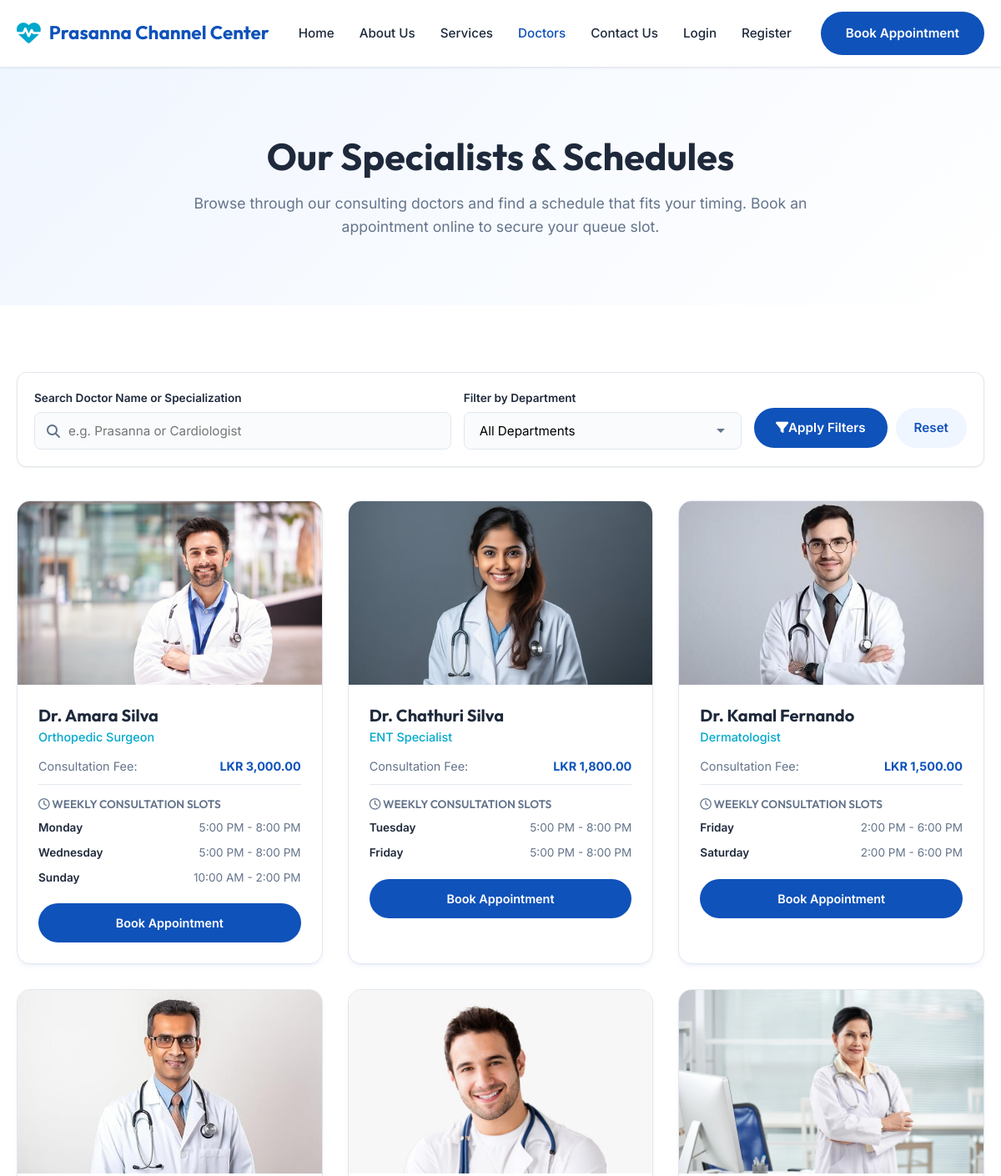
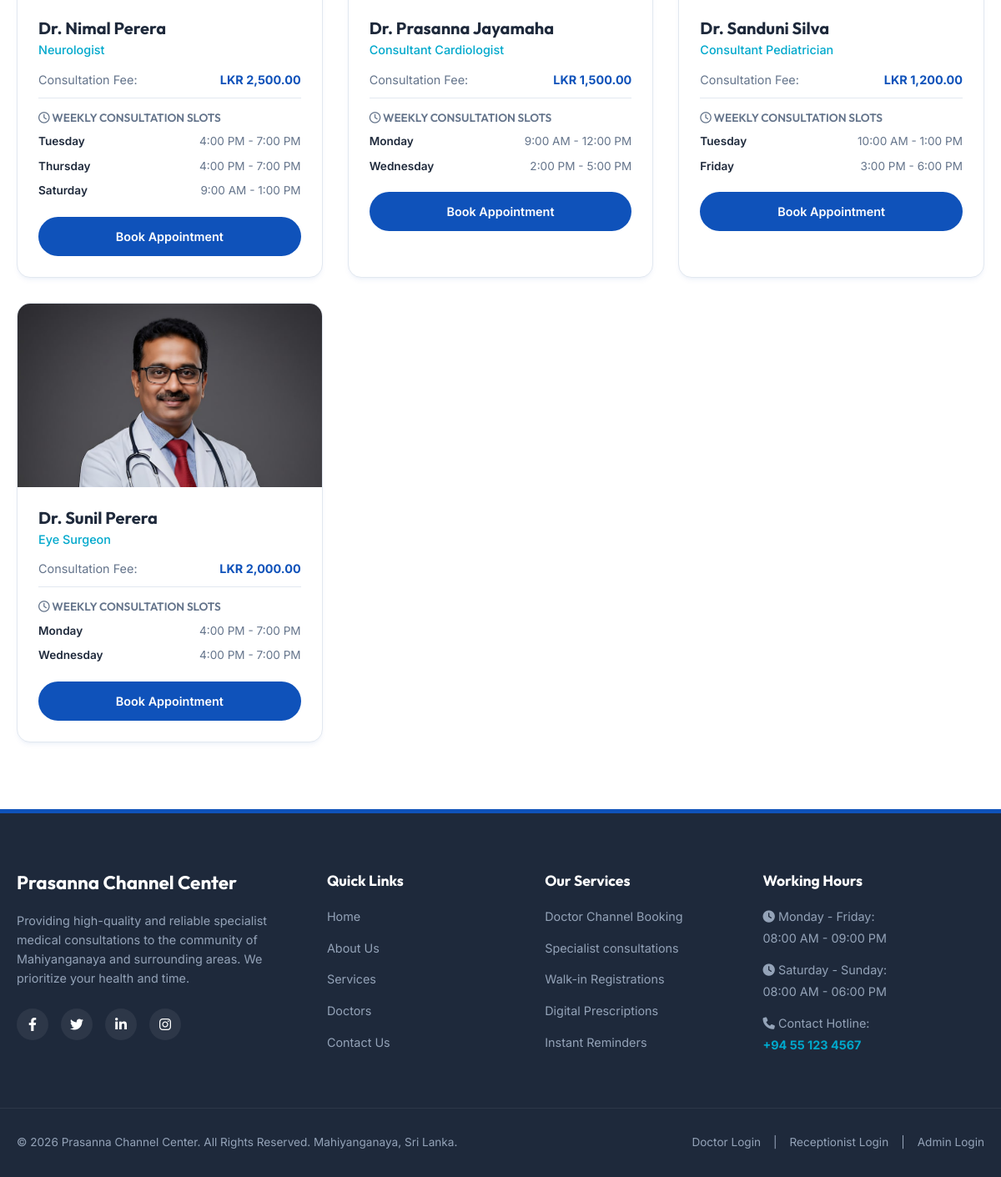
The app's page /doctors.php with its own data (2 pictures, top to bottom).
### tables this page shows
CREATE TABLE `doctors` (
  `id` int(11) NOT NULL,
  `user_id` int(11) NOT NULL,
  `doctor_number` varchar(20) NOT NULL,
  `first_name` varchar(50) NOT NULL,
  `last_name` varchar(50) NOT NULL,
  `department_id` int(11) NOT NULL,
  `specialization` varchar(100) NOT NULL,
  `phone` varchar(15) NOT NULL,
  `charge` decimal(10,2) NOT NULL DEFAULT 0.00,
  `status` enum('Active','Inactive') DEFAULT 'Active',
  `image_path` varchar(255) DEFAULT NULL,
  `created_at` timestamp NOT NULL DEFAULT current_timestamp()
);

CREATE TABLE `doctor_schedules` (
  `id` int(11) NOT NULL,
  `doctor_id` int(11) NOT NULL,
  `day_of_week` enum('Monday','Tuesday','Wednesday','Thursday','Friday','Saturday','Sunday') NOT NULL,
  `start_time` time NOT NULL,
  `end_time` time NOT NULL,
  `max_patients` int(11) NOT NULL DEFAULT 15,
  `created_at` timestamp NOT NULL DEFAULT current_timestamp()
);

### doctors.php (the view, shortened to what this page needs)
<?php
include_once 'includes/header.php';
$where = ["d.status = 'Active'"];
$params = [];
$sql = "SELECT d.*, dept.name AS dept_name
        FROM doctors d
        JOIN departments dept ON d.department_id = dept.id
        WHERE " . implode(' AND ', $where) . "
        ORDER BY d.first_name ASC";
try {
    $stmt = $pdo->prepare($sql);
    $stmt->execute($params);
    $doctors_list = $stmt->fetchAll();
} catch (PDOException $e) {
    $doctors_list = [];
}
?>
<section class="py-5" style="background: linear-gradient(135deg, var(--secondary-color) 0%, #ffffff 100%);">
    <div class="container text-center">
        <h1 style="font-size: 2.8rem; margin-bottom: 15px;">Our Specialists & Schedules</h1>
        <p style="font-size: 1.1rem; color: var(--grey-color); max-width: 800px; margin: 0 auto;">Browse through our consulting doctors and find a schedule that fits your timing. Book an appointment online to secure your queue slot.</p>
    </div>
</section>
<section class="py-5">
    <div class="container">
        <form method="GET" action="" style="background: white; padding: 20px; border-radius: 12px; box-shadow: var(--shadow-sm); border: 1px solid var(--light-grey); margin-bottom: 40px; display: flex; flex-wrap: wrap; gap: 15px; align-items: center;">
            <div style="flex: 1.5; min-width: 250px;">
                <label for="search" style="display:block; font-size:0.85rem; font-weight:600; margin-bottom:5px;">Search Doctor Name or Specialization</label>
                <div style="position:relative;">
                    <input type="text" name="search" id="search" value="<?php echo isset($_GET['search']) ? htmlspecialchars($_GET['search']) : ''; ?>" placeholder="e.g. Prasanna or Cardiologist" class="form-control" style="padding-left: 40px;">
                    <i class="fa-solid fa-search" style="position:absolute; left:15px; top:15px; color:var(--grey-color);"></i>
                </div>
            </div>
            <div style="flex: 1; min-width: 200px;">
                <label for="department_id" style="display:block; font-size:0.85rem; font-weight:600; margin-bottom:5px;">Filter by Department</label>
                <select name="department_id" id="department_id" class="form-control">
                    <option value="">All Departments</option>
                </select>
            </div>
            <div style="display: flex; gap: 10px; margin-top: 20px;">
                <button type="submit" class="btn btn-primary" style="padding: 10px 24px;"><i class="fa-solid fa-filter"></i> Apply Filters</button>
                <a href="doctors.php" class="btn btn-secondary" style="padding: 10px 20px;">Reset</a>
            </div>
        </form>
        <div class="grid-3">
        <?php if (!empty($doctors_list)): ?>
                <?php
                $female_names = ['sanduni','amara','dilani','priya','kumari','nirosha','sachini'];
                foreach ($doctors_list as $doc):
                    if (!empty($doc['image_path'])) {
                        $doc_photo = BASE_URL . 'images/' . $doc['image_path'];
                    } else {
                        $is_female = in_array(strtolower($doc['first_name']), $female_names);
                        $doc_photo = BASE_URL . 'assets/images/' . ($is_female ? 'doctor_female.png' : 'doctor_male.png');
                    }
                ?>
                    <div class="doctor-card">
                        <div class="doctor-img" style="padding:0; overflow:hidden; height:220px; position:relative;">
                            <img src="<?php echo $doc_photo; ?>"
                                 alt="Dr. <?php echo htmlspecialchars($doc['first_name'] . ' ' . $doc['last_name']); ?>"
                                 style="width:100%; height:100%; object-fit:cover; object-position:top; display:block; transition:transform 0.3s ease;"
                                 onmouseover="this.style.transform='scale(1.05)'" onmouseout="this.style.transform='scale(1)'">
                        </div>
                        <div class="doctor-info">
                            <h3 style="margin-bottom:2px;">Dr. <?php echo htmlspecialchars($doc['first_name'] . ' ' . $doc['last_name']); ?></h3>
                            <div class="spec" style="margin-bottom: 12px;"><?php echo htmlspecialchars($doc['specialization']); ?></div>
                            <div style="font-size: 0.9rem; margin-bottom: 15px; display:flex; justify-content: space-between; border-bottom: 1px solid var(--light-grey); padding-bottom: 10px;">
                                <span style="color:var(--grey-color);">Consultation Fee:</span>
                                <strong class="text-primary">LKR <?php echo number_format($doc['charge'], 2); ?></strong>
                            </div>
                            <h5 style="font-size: 0.85rem; font-weight:600; text-transform: uppercase; color: var(--grey-color); margin-bottom: 10px;"><i class="fa-regular fa-clock"></i> Weekly Consultation Slots</h5>
                            <div class="doctor-schedule-list" style="border:none; padding:0; margin-bottom:20px;">
                                <?php
                                    try {
                                        $sched_stmt = $pdo->prepare("SELECT * FROM doctor_schedules WHERE doctor_id = :doc_id ORDER BY FIELD(day_of_week, 'Monday', 'Tuesday', 'Wednesday', 'Thursday', 'Friday', 'Saturday', 'Sunday')");
                                        $sched_stmt->execute(['doc_id' => $doc['id']]);
                                        $schedules = $sched_stmt->fetchAll();
                                    } catch (PDOException $e) {
                                        $schedules = [];
                                    }
                                ?>
                                <?php if (!empty($schedules)): ?>
                                    <?php foreach ($schedules as $sched): ?>
                                        <div class="schedule-row" style="margin-bottom: 8px;">
                                            <span class="day"><?php echo $sched['day_of_week']; ?></span>
                                            <span>
                                                <?php echo date("g:i A", strtotime($sched['start_time'])); ?> - <?php echo date("g:i A", strtotime($sched['end_time'])); ?>
                                            </span>
                                        </div>
                                    <?php endforeach; ?>
                                <?php else: ?>
                                    <p style="font-size: 0.8rem; font-style: italic; color: var(--danger-color); margin: 0;">No active schedule slots defined.</p>
                                <?php endif; ?>
                            </div>
                            <?php if (isset($_SESSION['user_id']) && $_SESSION['role'] === 'patient'): ?>
                                <a href="<?php echo BASE_URL; ?>patient/book.php?doctor_id=<?php echo $doc['id']; ?>" class="btn btn-primary" style="width:100%; font-size: 0.9rem; padding: 10px 0;">Book Appointment</a>
                            <?php else: ?>
                                <a href="<?php echo BASE_URL; ?>login.php?redirect=book&doctor_id=<?php echo $doc['id']; ?>" class="btn btn-primary" style="width:100%; font-size: 0.9rem; padding: 10px 0;">Book Appointment</a>
                            <?php endif; ?>
                        </div>
                    </div>
                <?php endforeach; ?>
            <?php endif; ?>
        </div>
    </div>
</section>
<?php include_once 'includes/footer.php'; ?>

### includes/header.php (shortened to what this page needs)
<!DOCTYPE html>
<html lang="en">
<head>
    <link rel="stylesheet" href="https://cdnjs.cloudflare.com/ajax/libs/font-awesome/6.4.0/css/all.min.css">
    <link rel="stylesheet" href="<?php echo BASE_URL; ?>assets/css/style.css">
</head>
<body>
    <header>
        <div class="container navbar">
            <a href="<?php echo BASE_URL; ?>index.php" class="logo">
                <i class="fa-solid fa-heart-pulse"></i>
                <span style="font-family: 'Outfit', sans-serif;">Prasanna Channel Center</span>
            </a>
            <ul class="nav-links">
                <li><a href="<?php echo BASE_URL; ?>index.php">Home </a></li>
                <li><a href="<?php echo BASE_URL; ?>about.php">About Us</a></li>
                <li><a href="<?php echo BASE_URL; ?>services.php">Services</a></li>
                <li><a href="<?php echo BASE_URL; ?>doctors.php">Doctors</a></li>
                <li><a href="<?php echo BASE_URL; ?>contact.php">Contact Us</a></li>
                <?php if (isset($_SESSION['user_id'])): ?>
                    <?php
                        $dashboard_path = BASE_URL;
                        if ($_SESSION['role'] === 'patient') $dashboard_path .= 'patient/index.php';
                        elseif ($_SESSION['role'] === 'doctor') $dashboard_path .= 'doctor/index.php';
                        elseif ($_SESSION['role'] === 'receptionist') $dashboard_path .= 'receptionist/index.php';
                        elseif ($_SESSION['role'] === 'admin') $dashboard_path .= 'admin/index.php';
                    ?>
                    <li><a href="<?php echo $dashboard_path; ?>" style="color: var(--primary-color); font-weight: 600;"><i class="fa-solid fa-gauge"></i> Dashboard</a></li>
                    <li><a href="<?php echo BASE_URL; ?>logout.php" style="color: var(--danger-color);"><i class="fa-solid fa-sign-out-alt"></i> Logout</a></li>
                <?php else: ?>
                    <li><a href="<?php echo BASE_URL; ?>login.php">Login</a></li>
                    <li><a href="<?php echo BASE_URL; ?>register.php">Register</a></li>
                <?php endif; ?>
            </ul>
            <div class="nav-btn">
                <?php if (isset($_SESSION['user_id']) && $_SESSION['role'] === 'patient'): ?>
                    <a href="<?php echo BASE_URL; ?>patient/book.php" class="btn btn-primary">Book Appointment</a>
                <?php elseif (!isset($_SESSION['user_id'])): ?>
                    <a href="<?php echo BASE_URL; ?>login.php?redirect=book" class="btn btn-primary">Book Appointment</a>
                <?php endif; ?>
            </div>
        </div>
    </header>

### includes/footer.php (shortened to what this page needs)
    <footer>
        <div class="container footer-grid">
            <div class="footer-brand">
                <h3 style="font-family: 'Outfit', sans-serif;">Prasanna Channel Center</h3>
                <p>Providing high-quality and reliable specialist medical consultations to the community of Mahiyanganaya and surrounding areas. We prioritize your health and time.</p>
                <div class="social-links">
                    <a href="#"><i class="fa-brands fa-facebook-f"></i></a>
                    <a href="#"><i class="fa-brands fa-twitter"></i></a>
                    <a href="#"><i class="fa-brands fa-linkedin-in"></i></a>
                    <a href="#"><i class="fa-brands fa-instagram"></i></a>
                </div>
            </div>
            <div class="footer-links">
                <h4>Quick Links</h4>
                <ul>
                    <li><a href="<?php echo BASE_URL; ?>index.php">Home</a></li>
                    <li><a href="<?php echo BASE_URL; ?>about.php">About Us</a></li>
                    <li><a href="<?php echo BASE_URL; ?>services.php">Services</a></li>
                    <li><a href="<?php echo BASE_URL; ?>doctors.php">Doctors</a></li>
                    <li><a href="<?php echo BASE_URL; ?>contact.php">Contact Us</a></li>
                </ul>
            </div>
            <div class="footer-links">
                <h4>Our Services</h4>
                <ul>
                    <li><a href="<?php echo BASE_URL; ?>services.php">Doctor Channel Booking</a></li>
                    <li><a href="<?php echo BASE_URL; ?>services.php">Specialist consultations</a></li>
                    <li><a href="<?php echo BASE_URL; ?>services.php">Walk-in Registrations</a></li>
                    <li><a href="<?php echo BASE_URL; ?>services.php">Digital Prescriptions</a></li>
                    <li><a href="<?php echo BASE_URL; ?>services.php">Instant Reminders</a></li>
                </ul>
            </div>
            <div class="footer-links">
                <h4>Working Hours</h4>
                <ul style="font-size: 0.9rem; line-height: 1.8;">
                    <li><i class="fa-solid fa-clock"></i> Monday - Friday:<br>08:00 AM - 09:00 PM</li>
                    <li><i class="fa-solid fa-clock"></i> Saturday - Sunday:<br>08:00 AM - 06:00 PM</li>
                    <li style="margin-top: 10px;"><i class="fa-solid fa-phone"></i> Contact Hotline:<br><strong style="color: var(--accent-color);">+94 55 123 4567</strong></li>
                </ul>
            </div>
        </div>
        <div class="container footer-bottom">
            <p>&copy; <?php echo date('Y'); ?> Prasanna Channel Center. All Rights Reserved. Mahiyanganaya, Sri Lanka.</p>
            <div style="display: flex; gap: 15px;">
                <a href="<?php echo BASE_URL; ?>login.php?role=doctor">Doctor Login</a> |
                <a href="<?php echo BASE_URL; ?>login.php?role=receptionist">Receptionist Login</a> |
                <a href="<?php echo BASE_URL; ?>login.php?role=admin">Admin Login</a>
            </div>
        </div>
    </footer>
</body>
</html>

### records on screen
doctors: image_path (picture), first_name+last_name "Amara Silva", specialization "Orthopedic Surgeon", charge "3,000.00"
doctor_schedules: day_of_week "Monday", start_time "5:00 PM", end_time "8:00 PM"
doctor_schedules: day_of_week "Wednesday", start_time "5:00 PM", end_time "8:00 PM"
doctor_schedules: day_of_week "Sunday", start_time "10:00 AM", end_time "2:00 PM"
doctors: image_path (picture), first_name+last_name "Chathuri Silva", specialization "ENT Specialist", charge "1,800.00"
doctor_schedules: day_of_week "Tuesday", start_time "5:00 PM", end_time "8:00 PM"
doctor_schedules: day_of_week "Friday", start_time "5:00 PM", end_time "8:00 PM"
doctors: image_path (picture), first_name+last_name "Kamal Fernando", specialization "Dermatologist", charge "1,500.00"
doctor_schedules: day_of_week "Friday", start_time "2:00 PM", end_time "6:00 PM"
doctor_schedules: day_of_week "Saturday", start_time "2:00 PM", end_time "6:00 PM"
doctors: image_path (picture), first_name+last_name "Nimal Perera", specialization "Neurologist", charge "2,500.00"
doctor_schedules: day_of_week "Tuesday", start_time "4:00 PM", end_time "7:00 PM"
doctor_schedules: day_of_week "Thursday", start_time "4:00 PM", end_time "7:00 PM"
doctor_schedules: day_of_week "Saturday", start_time "9:00 AM", end_time "1:00 PM"
doctors: image_path (picture), first_name+last_name "Prasanna Jayamaha", specialization "Consultant Cardiologist", charge "1,500.00", $doc['id'] 1 (drawn)
doctor_schedules: day_of_week "Monday", start_time "9:00 AM", end_time "12:00 PM"
doctor_schedules: day_of_week "Wednesday", start_time "2:00 PM", end_time "5:00 PM"
doctors: image_path (picture), first_name+last_name "Sanduni Silva", specialization "Consultant Pediatrician", charge "1,200.00"
doctor_schedules: day_of_week "Tuesday", start_time "10:00 AM", end_time "1:00 PM"
doctor_schedules: day_of_week "Friday", start_time "3:00 PM", end_time "6:00 PM"
doctors: image_path (picture), first_name+last_name "Sunil Perera", specialization "Eye Surgeon", charge "2,000.00"
doctor_schedules: day_of_week "Monday", start_time "4:00 PM", end_time "7:00 PM"
doctor_schedules: day_of_week "Wednesday", start_time "4:00 PM", end_time "7:00 PM"
